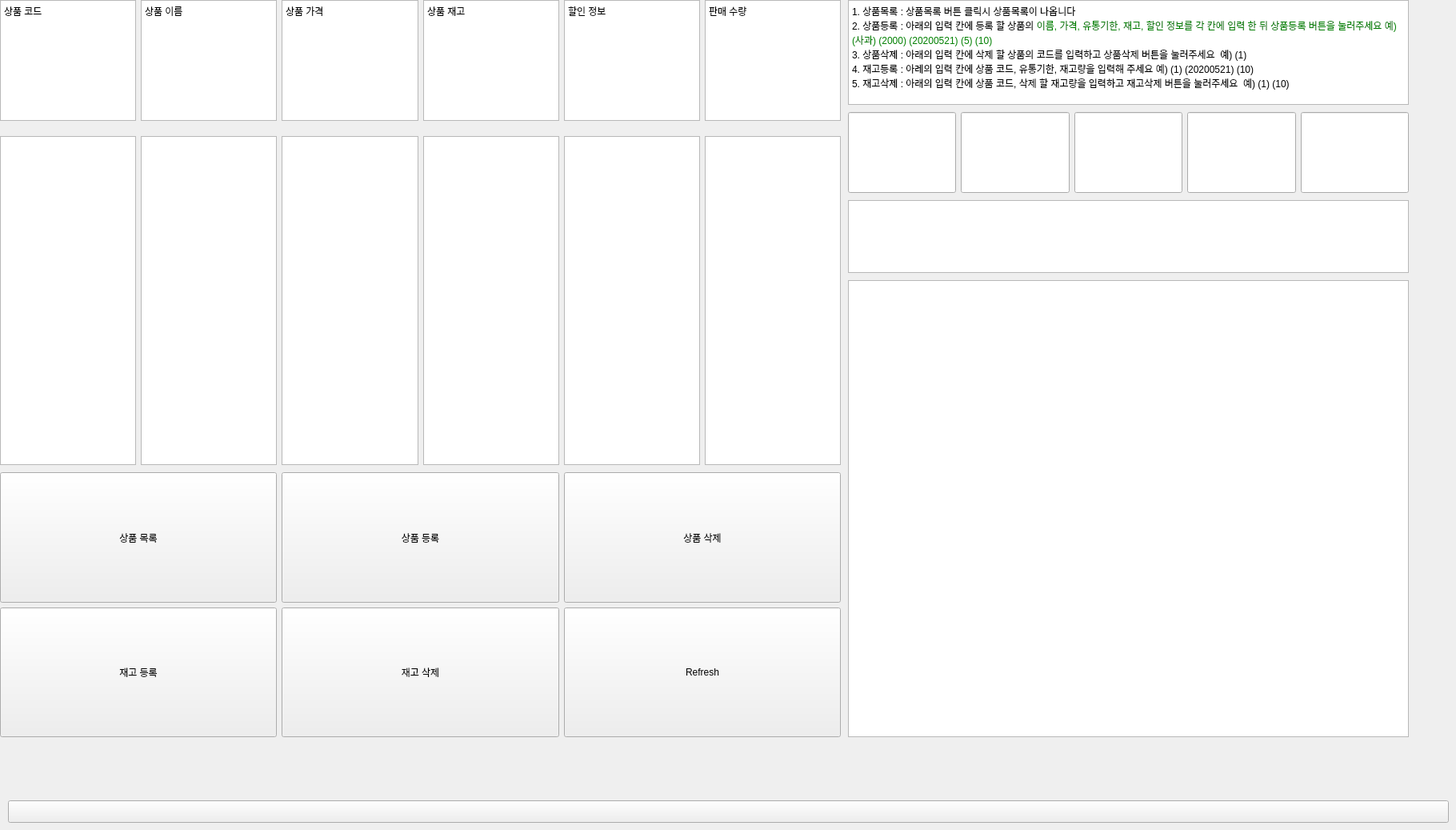
    <widget class="QWidget" name="tab_3">
     <attribute name="title">
      <string>재고</string>
     </attribute>
     <widget class="QWidget" name="gridLayoutWidget_2">
      <property name="geometry">
       <rect>
        <x>0</x>
        <y>590</y>
        <width>1051</width>
        <height>331</height>
       </rect>
      </property>
      <layout class="QGridLayout" name="gridLayout_2">
       <item row="0" column="0">
        <widget class="QPushButton" name="productlist">
         <property name="sizePolicy">
          <sizepolicy hsizetype="Preferred" vsizetype="Preferred">
           <horstretch>0</horstretch>
           <verstretch>0</verstretch>
          </sizepolicy>
         </property>
         <property name="text">
          <string>상품 목록</string>
         </property>
        </widget>
       </item>
       <item row="0" column="2">
        <widget class="QPushButton" name="pushButton_9">
         <property name="sizePolicy">
          <sizepolicy hsizetype="Preferred" vsizetype="Preferred">
           <horstretch>0</horstretch>
           <verstretch>0</verstretch>
          </sizepolicy>
         </property>
         <property name="text">
          <string>상품 삭제</string>
         </property>
        </widget>
       </item>
       <item row="0" column="1">
        <widget class="QPushButton" name="pushButton_8">
         <property name="sizePolicy">
          <sizepolicy hsizetype="Preferred" vsizetype="Preferred">
           <horstretch>0</horstretch>
           <verstretch>0</verstretch>
          </sizepolicy>
         </property>
         <property name="text">
          <string>상품 등록</string>
         </property>
        </widget>
       </item>
       <item row="1" column="0">
        <widget class="QPushButton" name="pushButton_7">
         <property name="sizePolicy">
          <sizepolicy hsizetype="Preferred" vsizetype="Preferred">
           <horstretch>0</horstretch>
           <verstretch>0</verstretch>
          </sizepolicy>
         </property>
         <property name="text">
          <string>재고 등록</string>
         </property>
        </widget>
       </item>
       <item row="1" column="1">
        <widget class="QPushButton" name="pushButton_10">
         <property name="sizePolicy">
          <sizepolicy hsizetype="Preferred" vsizetype="Preferred">
           <horstretch>0</horstretch>
           <verstretch>0</verstretch>
          </sizepolicy>
         </property>
         <property name="text">
          <string>재고 삭제</string>
         </property>
        </widget>
       </item>
       <item row="1" column="2">
        <widget class="QPushButton" name="confirmbut">
         <property name="sizePolicy">
          <sizepolicy hsizetype="Minimum" vsizetype="Preferred">
           <horstretch>0</horstretch>
           <verstretch>0</verstretch>
          </sizepolicy>
         </property>
         <property name="text">
          <string>Refresh</string>
         </property>
        </widget>
       </item>
      </layout>
     </widget>
     <widget class="QWidget" name="gridLayoutWidget_3">
      <property name="geometry">
       <rect>
        <x>0</x>
        <y>170</y>
        <width>1051</width>
        <height>411</height>
       </rect>
      </property>
      <layout class="QGridLayout" name="gridLayout_5">
       <item row="0" column="4">
        <widget class="QTextBrowser" name="productdiscount">
         <property name="sizePolicy">
          <sizepolicy hsizetype="Expanding" vsizetype="Minimum">
           <horstretch>0</horstretch>
           <verstretch>0</verstretch>
          </sizepolicy>
         </property>
        </widget>
       </item>
       <item row="0" column="5">
        <widget class="QTextBrowser" name="productsell">
         <property name="sizePolicy">
          <sizepolicy hsizetype="Expanding" vsizetype="Minimum">
           <horstretch>0</horstretch>
           <verstretch>0</verstretch>
          </sizepolicy>
         </property>
        </widget>
       </item>
       <item row="0" column="0">
        <widget class="QTextBrowser" name="productnum">
         <property name="sizePolicy">
          <sizepolicy hsizetype="Expanding" vsizetype="Minimum">
           <horstretch>0</horstretch>
           <verstretch>0</verstretch>
          </sizepolicy>
         </property>
        </widget>
       </item>
       <item row="0" column="1">
        <widget class="QTextBrowser" name="productname">
         <property name="sizePolicy">
          <sizepolicy hsizetype="Expanding" vsizetype="Minimum">
           <horstretch>0</horstretch>
           <verstretch>0</verstretch>
          </sizepolicy>
         </property>
        </widget>
       </item>
       <item row="0" column="3">
        <widget class="QTextBrowser" name="productstock">
         <property name="sizePolicy">
          <sizepolicy hsizetype="Expanding" vsizetype="Minimum">
           <horstretch>0</horstretch>
           <verstretch>0</verstretch>
          </sizepolicy>
         </property>
        </widget>
       </item>
       <item row="0" column="2">
        <widget class="QTextBrowser" name="productprice">
         <property name="sizePolicy">
          <sizepolicy hsizetype="Expanding" vsizetype="Minimum">
           <horstretch>0</horstretch>
           <verstretch>0</verstretch>
          </sizepolicy>
         </property>
        </widget>
       </item>
      </layout>
     </widget>
     <widget class="QWidget" name="gridLayoutWidget_4">
      <property name="geometry">
       <rect>
        <x>0</x>
        <y>0</y>
        <width>1051</width>
        <height>151</height>
       </rect>
      </property>
      <layout class="QGridLayout" name="gridLayout_6">
       <item row="0" column="5">
        <widget class="QTextBrowser" name="textBrowser_24">
         <property name="sizePolicy">
          <sizepolicy hsizetype="Expanding" vsizetype="Minimum">
           <horstretch>0</horstretch>
           <verstretch>0</verstretch>
          </sizepolicy>
         </property>
         <property name="html">
          <string>&lt;!DOCTYPE HTML PUBLIC &quot;-//W3C//DTD HTML 4.0//EN&quot; &quot;http://www.w3.org/TR/REC-html40/strict.dtd&quot;&gt;
&lt;html&gt;&lt;head&gt;&lt;meta name=&quot;qrichtext&quot; content=&quot;1&quot; /&gt;&lt;style type=&quot;text/css&quot;&gt;
p, li { white-space: pre-wrap; }
&lt;/style&gt;&lt;/head&gt;&lt;body style=&quot; font-family:'Gulim'; font-size:9pt; font-weight:400; font-style:normal;&quot;&gt;
&lt;p style=&quot; margin-top:0px; margin-bottom:0px; margin-left:0px; margin-right:0px; -qt-block-indent:0; text-indent:0px;&quot;&gt;&lt;span style=&quot; font-family:'Gulim';&quot;&gt;판매 수량&lt;/span&gt;&lt;/p&gt;&lt;/body&gt;&lt;/html&gt;</string>
         </property>
        </widget>
       </item>
       <item row="0" column="3">
        <widget class="QTextBrowser" name="textBrowser_27">
         <property name="sizePolicy">
          <sizepolicy hsizetype="Expanding" vsizetype="Minimum">
           <horstretch>0</horstretch>
           <verstretch>0</verstretch>
          </sizepolicy>
         </property>
         <property name="html">
          <string>&lt;!DOCTYPE HTML PUBLIC &quot;-//W3C//DTD HTML 4.0//EN&quot; &quot;http://www.w3.org/TR/REC-html40/strict.dtd&quot;&gt;
&lt;html&gt;&lt;head&gt;&lt;meta name=&quot;qrichtext&quot; content=&quot;1&quot; /&gt;&lt;style type=&quot;text/css&quot;&gt;
p, li { white-space: pre-wrap; }
&lt;/style&gt;&lt;/head&gt;&lt;body style=&quot; font-family:'Gulim'; font-size:9pt; font-weight:400; font-style:normal;&quot;&gt;
&lt;p style=&quot; margin-top:0px; margin-bottom:0px; margin-left:0px; margin-right:0px; -qt-block-indent:0; text-indent:0px;&quot;&gt;&lt;span style=&quot; font-family:'Gulim';&quot;&gt;상품 재고&lt;/span&gt;&lt;/p&gt;&lt;/body&gt;&lt;/html&gt;</string>
         </property>
        </widget>
       </item>
       <item row="0" column="2">
        <widget class="QTextBrowser" name="textBrowser_28">
         <property name="sizePolicy">
          <sizepolicy hsizetype="Expanding" vsizetype="Minimum">
           <horstretch>0</horstretch>
           <verstretch>0</verstretch>
          </sizepolicy>
         </property>
         <property name="html">
          <string>&lt;!DOCTYPE HTML PUBLIC &quot;-//W3C//DTD HTML 4.0//EN&quot; &quot;http://www.w3.org/TR/REC-html40/strict.dtd&quot;&gt;
&lt;html&gt;&lt;head&gt;&lt;meta name=&quot;qrichtext&quot; content=&quot;1&quot; /&gt;&lt;style type=&quot;text/css&quot;&gt;
p, li { white-space: pre-wrap; }
&lt;/style&gt;&lt;/head&gt;&lt;body style=&quot; font-family:'Gulim'; font-size:9pt; font-weight:400; font-style:normal;&quot;&gt;
&lt;p style=&quot; margin-top:0px; margin-bottom:0px; margin-left:0px; margin-right:0px; -qt-block-indent:0; text-indent:0px;&quot;&gt;&lt;span style=&quot; font-family:'Gulim';&quot;&gt;상품 가격&lt;/span&gt;&lt;/p&gt;&lt;/body&gt;&lt;/html&gt;</string>
         </property>
        </widget>
       </item>
       <item row="0" column="1">
        <widget class="QTextBrowser" name="textBrowser_26">
         <property name="sizePolicy">
          <sizepolicy hsizetype="Expanding" vsizetype="Minimum">
           <horstretch>0</horstretch>
           <verstretch>0</verstretch>
          </sizepolicy>
         </property>
         <property name="html">
          <string>&lt;!DOCTYPE HTML PUBLIC &quot;-//W3C//DTD HTML 4.0//EN&quot; &quot;http://www.w3.org/TR/REC-html40/strict.dtd&quot;&gt;
&lt;html&gt;&lt;head&gt;&lt;meta name=&quot;qrichtext&quot; content=&quot;1&quot; /&gt;&lt;style type=&quot;text/css&quot;&gt;
p, li { white-space: pre-wrap; }
&lt;/style&gt;&lt;/head&gt;&lt;body style=&quot; font-family:'Gulim'; font-size:9pt; font-weight:400; font-style:normal;&quot;&gt;
&lt;p style=&quot; margin-top:0px; margin-bottom:0px; margin-left:0px; margin-right:0px; -qt-block-indent:0; text-indent:0px;&quot;&gt;&lt;span style=&quot; font-family:'Gulim';&quot;&gt;상품 이름&lt;/span&gt;&lt;/p&gt;&lt;/body&gt;&lt;/html&gt;</string>
         </property>
        </widget>
       </item>
       <item row="0" column="4">
        <widget class="QTextBrowser" name="textBrowser_23">
         <property name="sizePolicy">
          <sizepolicy hsizetype="Expanding" vsizetype="Minimum">
           <horstretch>0</horstretch>
           <verstretch>0</verstretch>
          </sizepolicy>
         </property>
         <property name="html">
          <string>&lt;!DOCTYPE HTML PUBLIC &quot;-//W3C//DTD HTML 4.0//EN&quot; &quot;http://www.w3.org/TR/REC-html40/strict.dtd&quot;&gt;
&lt;html&gt;&lt;head&gt;&lt;meta name=&quot;qrichtext&quot; content=&quot;1&quot; /&gt;&lt;style type=&quot;text/css&quot;&gt;
p, li { white-space: pre-wrap; }
&lt;/style&gt;&lt;/head&gt;&lt;body style=&quot; font-family:'Gulim'; font-size:9pt; font-weight:400; font-style:normal;&quot;&gt;
&lt;p style=&quot; margin-top:0px; margin-bottom:0px; margin-left:0px; margin-right:0px; -qt-block-indent:0; text-indent:0px;&quot;&gt;&lt;span style=&quot; font-family:'Gulim';&quot;&gt;할인 정보&lt;/span&gt;&lt;/p&gt;&lt;/body&gt;&lt;/html&gt;</string>
         </property>
        </widget>
       </item>
       <item row="0" column="0">
        <widget class="QTextBrowser" name="textBrowser_25">
         <property name="sizePolicy">
          <sizepolicy hsizetype="Expanding" vsizetype="Minimum">
           <horstretch>0</horstretch>
           <verstretch>0</verstretch>
          </sizepolicy>
         </property>
         <property name="html">
          <string>&lt;!DOCTYPE HTML PUBLIC &quot;-//W3C//DTD HTML 4.0//EN&quot; &quot;http://www.w3.org/TR/REC-html40/strict.dtd&quot;&gt;
&lt;html&gt;&lt;head&gt;&lt;meta name=&quot;qrichtext&quot; content=&quot;1&quot; /&gt;&lt;style type=&quot;text/css&quot;&gt;
p, li { white-space: pre-wrap; }
&lt;/style&gt;&lt;/head&gt;&lt;body style=&quot; font-family:'Gulim'; font-size:9pt; font-weight:400; font-style:normal;&quot;&gt;
&lt;p style=&quot; margin-top:0px; margin-bottom:0px; margin-left:0px; margin-right:0px; -qt-block-indent:0; text-indent:0px;&quot;&gt;&lt;span style=&quot; font-family:'Gulim';&quot;&gt;상품 코드&lt;/span&gt;&lt;/p&gt;&lt;/body&gt;&lt;/html&gt;</string>
         </property>
        </widget>
       </item>
      </layout>
     </widget>
     <widget class="QTextBrowser" name="tell_how">
      <property name="geometry">
       <rect>
        <x>1060</x>
        <y>250</y>
        <width>701</width>
        <height>91</height>
       </rect>
      </property>
      <property name="html">
       <string>&lt;!DOCTYPE HTML PUBLIC &quot;-//W3C//DTD HTML 4.0//EN&quot; &quot;http://www.w3.org/TR/REC-html40/strict.dtd&quot;&gt;
&lt;html&gt;&lt;head&gt;&lt;meta name=&quot;qrichtext&quot; content=&quot;1&quot; /&gt;&lt;style type=&quot;text/css&quot;&gt;
p, li { white-space: pre-wrap; }
&lt;/style&gt;&lt;/head&gt;&lt;body style=&quot; font-family:'Gulim'; font-size:9pt; font-weight:400; font-style:normal;&quot;&gt;
&lt;p style=&quot;-qt-paragraph-type:empty; margin-top:0px; margin-bottom:0px; margin-left:0px; margin-right:0px; -qt-block-indent:0; text-indent:0px; font-family:'Gulim';&quot;&gt;&lt;br /&gt;&lt;/p&gt;&lt;/body&gt;&lt;/html&gt;</string>
      </property>
     </widget>
     <widget class="QWidget" name="horizontalLayoutWidget_2">
      <property name="geometry">
       <rect>
        <x>1060</x>
        <y>140</y>
        <width>701</width>
        <height>101</height>
       </rect>
      </property>
      <layout class="QHBoxLayout" name="horizontalLayout_2">
       <item>
        <widget class="QLineEdit" name="input_values_1">
         <property name="sizePolicy">
          <sizepolicy hsizetype="Preferred" vsizetype="Preferred">
           <horstretch>0</horstretch>
           <verstretch>0</verstretch>
          </sizepolicy>
         </property>
        </widget>
       </item>
       <item>
        <widget class="QLineEdit" name="input_values_2">
         <property name="sizePolicy">
          <sizepolicy hsizetype="Preferred" vsizetype="Preferred">
           <horstretch>0</horstretch>
           <verstretch>0</verstretch>
          </sizepolicy>
         </property>
        </widget>
       </item>
       <item>
        <widget class="QLineEdit" name="input_values_3">
         <property name="sizePolicy">
          <sizepolicy hsizetype="Preferred" vsizetype="Preferred">
           <horstretch>0</horstretch>
           <verstretch>0</verstretch>
          </sizepolicy>
         </property>
        </widget>
       </item>
       <item>
        <widget class="QLineEdit" name="input_values_4">
         <property name="sizePolicy">
          <sizepolicy hsizetype="Preferred" vsizetype="Preferred">
           <horstretch>0</horstretch>
           <verstretch>0</verstretch>
          </sizepolicy>
         </property>
        </widget>
       </item>
       <item>
        <widget class="QLineEdit" name="input_values_5">
         <property name="sizePolicy">
          <sizepolicy hsizetype="Preferred" vsizetype="Preferred">
           <horstretch>0</horstretch>
           <verstretch>0</verstretch>
          </sizepolicy>
         </property>
        </widget>
       </item>
      </layout>
     </widget>
     <widget class="QTextBrowser" name="textBrowser_10">
      <property name="geometry">
       <rect>
        <x>1060</x>
        <y>0</y>
        <width>701</width>
        <height>131</height>
       </rect>
      </property>
      <property name="html">
       <string>&lt;!DOCTYPE HTML PUBLIC &quot;-//W3C//DTD HTML 4.0//EN&quot; &quot;http://www.w3.org/TR/REC-html40/strict.dtd&quot;&gt;
&lt;html&gt;&lt;head&gt;&lt;meta name=&quot;qrichtext&quot; content=&quot;1&quot; /&gt;&lt;style type=&quot;text/css&quot;&gt;
p, li { white-space: pre-wrap; }
&lt;/style&gt;&lt;/head&gt;&lt;body style=&quot; font-family:'Gulim'; font-size:9pt; font-weight:400; font-style:normal;&quot;&gt;
&lt;p style=&quot; margin-top:0px; margin-bottom:0px; margin-left:0px; margin-right:0px; -qt-block-indent:0; text-indent:0px;&quot;&gt;&lt;span style=&quot; font-family:'Gulim';&quot;&gt;1. 상품목록 : 상품목록 버튼 클릭시 상품목록이 나옵니다&lt;/span&gt;&lt;/p&gt;
&lt;p style=&quot; margin-top:0px; margin-bottom:0px; margin-left:0px; margin-right:0px; -qt-block-indent:0; text-indent:0px;&quot;&gt;&lt;span style=&quot; font-family:'Gulim';&quot;&gt;2. 상품등록 : 아래의 입력 칸에 등록 할 상품의 &lt;/span&gt;&lt;span style=&quot; font-family:'Gulim'; color:#008000;&quot;&gt;이름,&lt;/span&gt;&lt;span style=&quot; font-family:'Gulim'; color:#c0c0c0;&quot;&gt; &lt;/span&gt;&lt;span style=&quot; font-family:'Gulim'; color:#008000;&quot;&gt;가격,&lt;/span&gt;&lt;span style=&quot; font-family:'Gulim'; color:#c0c0c0;&quot;&gt; &lt;/span&gt;&lt;span style=&quot; font-family:'Gulim'; color:#008000;&quot;&gt;유통기한,&lt;/span&gt;&lt;span style=&quot; font-family:'Gulim'; color:#c0c0c0;&quot;&gt; &lt;/span&gt;&lt;span style=&quot; font-family:'Gulim'; color:#008000;&quot;&gt;재고,&lt;/span&gt;&lt;span style=&quot; font-family:'Gulim'; color:#c0c0c0;&quot;&gt; &lt;/span&gt;&lt;span style=&quot; font-family:'Gulim'; color:#008000;&quot;&gt;할인&lt;/span&gt;&lt;span style=&quot; font-family:'Gulim'; color:#c0c0c0;&quot;&gt; &lt;/span&gt;&lt;span style=&quot; font-family:'Gulim'; color:#008000;&quot;&gt;정보를 각 칸에 입력 한 뒤 상품등록 버튼을 눌러주세요 예) (사과) (2000) (20200521) (5) (10)&lt;/span&gt;&lt;/p&gt;
&lt;p style=&quot; margin-top:0px; margin-bottom:0px; margin-left:0px; margin-right:0px; -qt-block-indent:0; text-indent:0px;&quot;&gt;&lt;span style=&quot; font-family:'Gulim';&quot;&gt;3. 상품삭제 : 아래의 입력 칸에 삭제 할 상품의 코드를 입력하고 상품삭제 버튼을 눌러주세요  예) (1)&lt;/span&gt;&lt;/p&gt;
&lt;p style=&quot; margin-top:0px; margin-bottom:0px; margin-left:0px; margin-right:0px; -qt-block-indent:0; text-indent:0px;&quot;&gt;&lt;span style=&quot; font-family:'Gulim';&quot;&gt;4. 재고등록 : 아레의 입력 칸에 상품 코드, 유통기한, 재고량을 입력해 주세요 예) (1) (20200521) (10)&lt;/span&gt;&lt;/p&gt;
&lt;p style=&quot; margin-top:0px; margin-bottom:0px; margin-left:0px; margin-right:0px; -qt-block-indent:0; text-indent:0px;&quot;&gt;&lt;span style=&quot; font-family:'Gulim';&quot;&gt;5. 재고삭제 : 아래의 입력 칸에 상품 코드, 삭제 할 재고량을 입력하고 재고삭제 버튼을 눌러주세요  예) (1) (10)&lt;/span&gt;&lt;/p&gt;&lt;/body&gt;&lt;/html&gt;</string>
      </property>
     </widget>
     <widget class="QTextBrowser" name="transaction">
      <property name="geometry">
       <rect>
        <x>1060</x>
        <y>350</y>
        <width>701</width>
        <height>571</height>
       </rect>
      </property>
      <property name="styleSheet">
       <string notr="true">font: 18pt &quot;휴먼옛체&quot;;</string>
      </property>
      <property name="html">
       <string>&lt;!DOCTYPE HTML PUBLIC &quot;-//W3C//DTD HTML 4.0//EN&quot; &quot;http://www.w3.org/TR/REC-html40/strict.dtd&quot;&gt;
&lt;html&gt;&lt;head&gt;&lt;meta name=&quot;qrichtext&quot; content=&quot;1&quot; /&gt;&lt;style type=&quot;text/css&quot;&gt;
p, li { white-space: pre-wrap; }
&lt;/style&gt;&lt;/head&gt;&lt;body style=&quot; font-family:'휴먼옛체'; font-size:18pt; font-weight:400; font-style:normal;&quot;&gt;
&lt;p align=&quot;center&quot; style=&quot;-qt-paragraph-type:empty; margin-top:0px; margin-bottom:0px; margin-left:0px; margin-right:0px; -qt-block-indent:0; text-indent:0px; font-family:'Gulim'; font-size:9pt;&quot;&gt;&lt;br /&gt;&lt;/p&gt;&lt;/body&gt;&lt;/html&gt;</string>
      </property>
     </widget>
     <widget class="QPushButton" name="pushButton_6">
      <property name="geometry">
       <rect>
        <x>740</x>
        <y>1000</y>
        <width>93</width>
        <height>28</height>
       </rect>
      </property>
      <property name="text">
       <string/>
      </property>
     </widget>
     <widget class="QPushButton" name="ref">
      <property name="geometry">
       <rect>
        <x>520</x>
        <y>1000</y>
        <width>93</width>
        <height>28</height>
       </rect>
      </property>
      <property name="text">
       <string/>
      </property>
     </widget>
     <widget class="QPushButton" name="pushButton_11">
      <property name="geometry">
       <rect>
        <x>10</x>
        <y>1000</y>
        <width>1801</width>
        <height>28</height>
       </rect>
      </property>
      <property name="text">
       <string/>
      </property>
     </widget>
    </widget>
